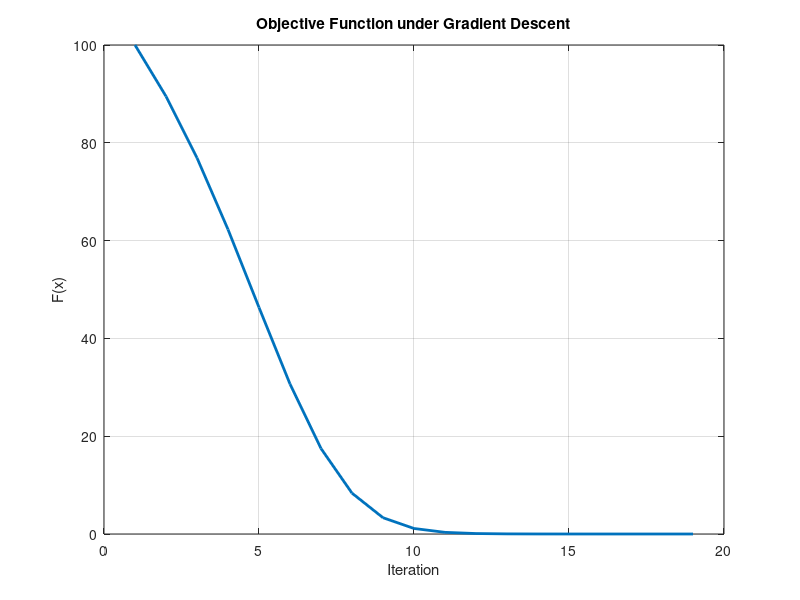
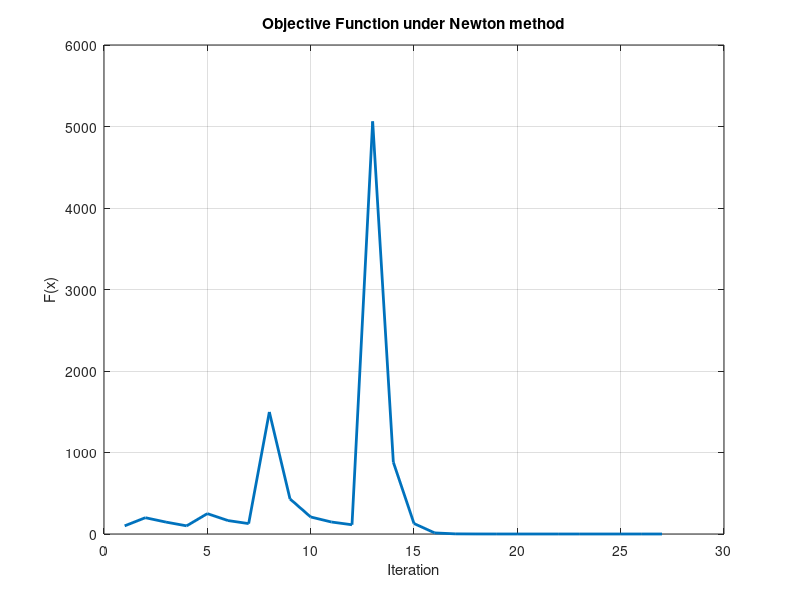
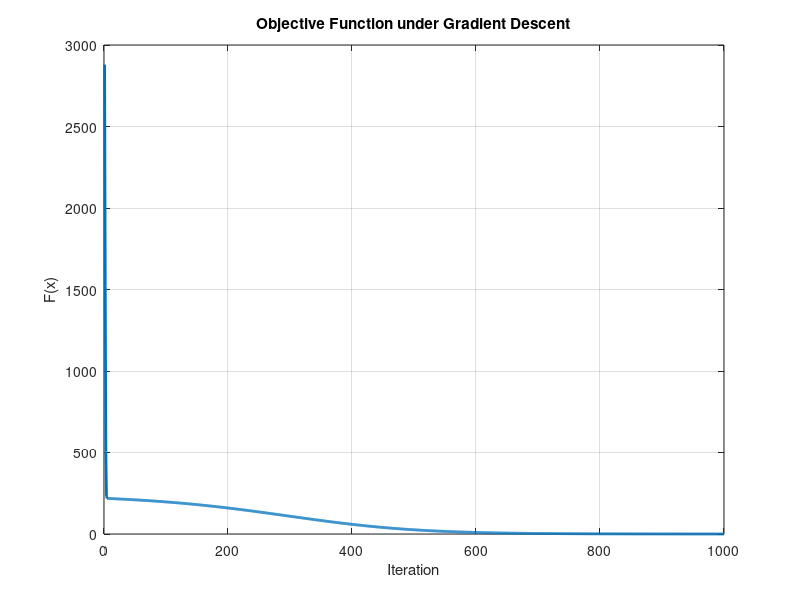
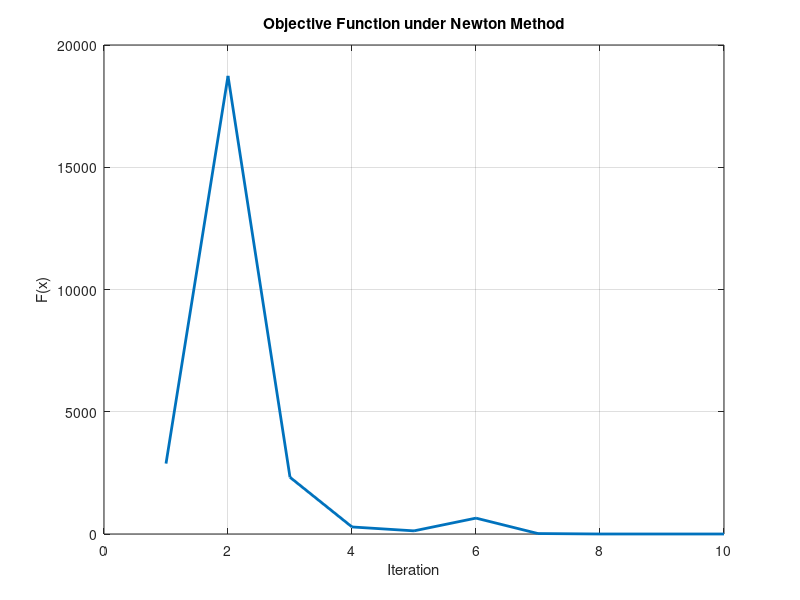

Here is the MATLAB script that generated these plots, in order:
%%% Advanced Econometrics: Problem Set 1
%%% Jieyang Wang, UNI: 4067
clear;
clc;

%% Question 1a)

% Multi-variate vector-valued function G(x)
G = @(x) [
    x(1)^2 + x(2)^2 - 10;
    x(1) - 3*x(2) + 10];

% Jacobian of G
JG = @(x) [
    2*x(1), 2*x(2);
    1, -3];

% Hessian of G
HG = @(x) [
    2, 0;
    0, 0;
    0, 2;
    0, 0];

% Objective function F(x) to minimize in order to solve G(x)=0
F = @(x) 0.5 * sum(G(x).^2);

% Gradient of F (partial derivatives)
dF = @(x) JG(x).' * G(x);

% Hessian of F
HF = @(x) HG(x).'* kron(eye(2), G(x)) + JG(x).'*JG(x);

% Parameters
GAMMA = 0.01;    % step size (learning rate)
MAX_ITER = 1000;  % maximum number of iterations
FUNC_TOL = 0.00001;   % termination tolerance for F(x)

fvals = [];       % store F(x) values across iterations

tic
% Iterate for Gradient Descent method
iter = 1;         % iterations counter
x = [0; 0;];
fvals(iter) = F(x);
while iter < MAX_ITER && fvals(end) > FUNC_TOL
    iter = iter + 1;
    x = x - GAMMA * dF(x);  % gradient descent
    fvals(iter) = F(x);     % evaluate objective function
end
toc

% Plot
figure(1);
plot(1:iter, fvals, 'LineWidth',2); grid on;
title('Objective Function under Gradient Descent'); xlabel('Iteration'); ylabel('F(x)');

% Display of answers
disp(['Number of iterations for Gradient method is: ' num2str(iter(end))])
disp('Solution provided by formula is:')
disp(x)


tic
% Iterate for Newton method
iter1 = 1;      % iterations counter
x = [0; 0];    % initial guess
fvals1 = []; 
fvals1(iter1) = F(x);
while iter1 < MAX_ITER  && fvals1(iter1) > FUNC_TOL
    iter1 = iter1 + 1;
    x = x - inv(HF(x)) * dF(x); % Newton method
    fvals1(iter1) = F(x);     % evaluate objective function
end
toc

% Plot
figure(2);
plot(1:iter1, fvals1, 'LineWidth',2); grid on;
title('Objective Function under Newton method'); xlabel('Iteration'); ylabel('F(x)');

% Display of answers
disp(['Number of iterations for Newton method is: ' num2str(iter(end))])
disp('Solution provided by formula is:')
disp(x)

% For initial guesses of [0,0], [5,5], [1,3], [-5,-5], we all reach the
% same answer of [-1,3] for x and y values. There is only one answer.


%% Question 1b)
x0 = [0,0];
tic
x = fminsearch(F,x0)
toc

% We received the same answer of ~(-1,3) but in a much faster running time.
% We can see that runtime for descent and newton methods are around twice
% as long as for fminsearch


%% Question 1c)
x0 = [0,0];
tic
x = fsolve(G,x0)
toc
% fsolve provides the same answer as our functions above at (-1,3) at
% around the same time taken as the fminsearch function


%% Question 1d)
clear;
clc;

% Multi-variate vector-valued function G(x)
G = @(x) [
    x(1)^2 + x(2)^2 - 26;
    3*x(1)^2 + 25*x(2)^2 - 100];

% Jacobian of G
JG = @(x) [
    2*x(1), 2*x(2);
    6*x(1), 50*x(2)];

% Hessian of G
HG = @(x) [
    2, 0;
    6, 0;
    0, 2;
    0, 50];

% Objective function F(x) to minimize in order to solve G(x)=0
F = @(x) 0.5 * sum(G(x).^2);

% Gradient of F (partial derivatives)
dF = @(x) JG(x).' * G(x);

% Hessian of F
HF = @(x) HG(x).'* kron(eye(2), G(x)) + JG(x).'*JG(x);

% Parameters
GAMMA = 0.0001;    % step size (learning rate)
MAX_ITER = 1000;  % maximum number of iterations
FUNC_TOL = 0.00001;   % termination tolerance for F(x)
x0 = [1;1]; % Initial guess
fvals = [];       % store F(x) values across iterations

% Iterate for Gradient Descent method
iter = 1;         % iterations counter
x = x0;
fvals(iter) = F(x);
while iter < MAX_ITER && fvals(end) > FUNC_TOL
    iter = iter + 1;
    x = x - GAMMA * dF(x);  % gradient descent
    fvals(iter) = F(x);     % evaluate objective function
end
% Plot
figure(3);
plot(1:iter, fvals, 'LineWidth',2); grid on;
title('Objective Function under Gradient Descent'); xlabel('Iteration'); ylabel('F(x)');

% Display of answers
disp(['Number of iterations for Gradient method is: ' num2str(iter(end))])
disp('Solution provided by formula is:')
disp(x)

% Iterate for Newton method
iter = 1;      % iterations counter
x = x0;    % initial guess
fvals = []; 
fvals(iter) = F(x);
while iter < MAX_ITER  && fvals(iter) > FUNC_TOL
    iter = iter + 1;
    x = x - inv(HF(x)) * dF(x); % Newton method
    fvals(iter) = F(x);     % evaluate objective function
end
% Plot
figure(4);
plot(1:iter, fvals, 'LineWidth',2); grid on;
title('Objective Function under Newton Method'); xlabel('Iteration'); ylabel('F(x)');

% Display of answers
disp(['Number of iterations for Newton method is: ' num2str(iter(end))])
disp('Solution provided by formula is:')
disp(x)

% Depending on whether we start at [1,1], [1,-1], [-1,1], or [-1,-1], we
% get four different answers of [5,1], [-5,-1], [-5,1] [5,-1]. Further, the
% descent and newton methods could arrive at two different answers from the
% same initial guess. This is because there are four answers to the set
% of equations.

% For an initial guess value of [0,0], both methods fail to converge as the
% initial start is equidistant from multiple answers.


%% Question 2a) - OLS

rng(2021) % Setting seed
n = 10; % Arbitrary n number
p = 2; % Arbitrary p number
X = randn(n,p);
one = ones([n,1]);
X = [one X]; % Matrix of X
sigma = (p+1)/10;
sigma2 = sigma^2;
theta = -1 + (2).*rand(p+1,1); % Matrix of coefficients
e = (sigma).*randn(n,1); % Matrix of error
y = X*theta + e; % Y values

XX = X.'*X;
XXinv = inv(XX);
Xy = X.'*y;
thetahat_OLS = XXinv * Xy;
SSR = (y-X*thetahat_OLS).'*(y-X*thetahat_OLS);
disp(['The SSR of OLS is: ' num2str(SSR)]);

%% Question 2b) - Gradient Descent

% Multi-variate vector-valued function G(x)
G = @(t) y-X*t;

% Jacobian of G
JG = -X;

% Objective function F(x) to minimize in order to solve G(x)=0
F = @(t) sum(G(t).^2);

% Gradient of F (partial derivatives)
dF = @(t) 2 * JG.' * G(t);

% Hessian of F
HF = 2*X.'*X;

% Parameters
GAMMA = 0.001;    % step size (learning rate)
MAX_ITER = 1000;  % maximum number of iterations
FUNC_TOL = 0.001;   % termination tolerance for F(x)
t0 = zeros([p+1,1]); % Initial guess
fvals = [];       % store F(x) values across iterations

% Iterate for Gradient Descent method
iter = 1;         % iterations counter
t = t0;
fvals(iter) = F(t);
while iter < MAX_ITER && fvals(end) > FUNC_TOL
    iter = iter + 1;
    t = t - GAMMA * dF(t);  % gradient descent
    fvals(iter) = F(t);     % evaluate objective function
end
% Plot
figure(5);
plot(1:iter, fvals, 'LineWidth',2); grid on;
title('Objective Function under Gradient Descent'); xlabel('Iteration'); ylabel('F(x)');

% Display of answers
disp(['Number of iterations for Gradient method is: ' num2str(iter(end))])
disp(['The SSR of gradient descent is: ' num2str(F(t))]);


%% Question 2c) - Newton Descent
% Iterate for Newton method
iter1 = 1;      % iterations counter
t0 = zeros([p+1,1]); % initial guess
fvals1 = []; 
fvals1(iter1) = F(t);
while iter1 < MAX_ITER  && fvals1(iter1) > FUNC_TOL
    iter1 = iter1 + 1;
    t = t - inv(HF) * dF(t); % Newton method
    fvals1(iter1) = F(t);     % evaluate objective function
end

% Plot
figure(6);
plot(1:iter1, fvals1, 'LineWidth',2); grid on;
title('Objective Function under Newton method'); xlabel('Iteration'); ylabel('F(x)');

% Display of answers
disp(['Number of iterations for Newton method is: ' num2str(iter(end))])
disp(['The SSR of Newton descent is: ' num2str(F(t))]);


%% Question 2d) - Comments

% The cost of the three methods remains around same for levels of n from 10 to
% 1000 and p from 2 to 200. At very small values of alpha, gradient descent
% potentially does not reach optimum point in 1000 iterations, while at
% larger values of alpha, gradient descent could potentially diverge.
